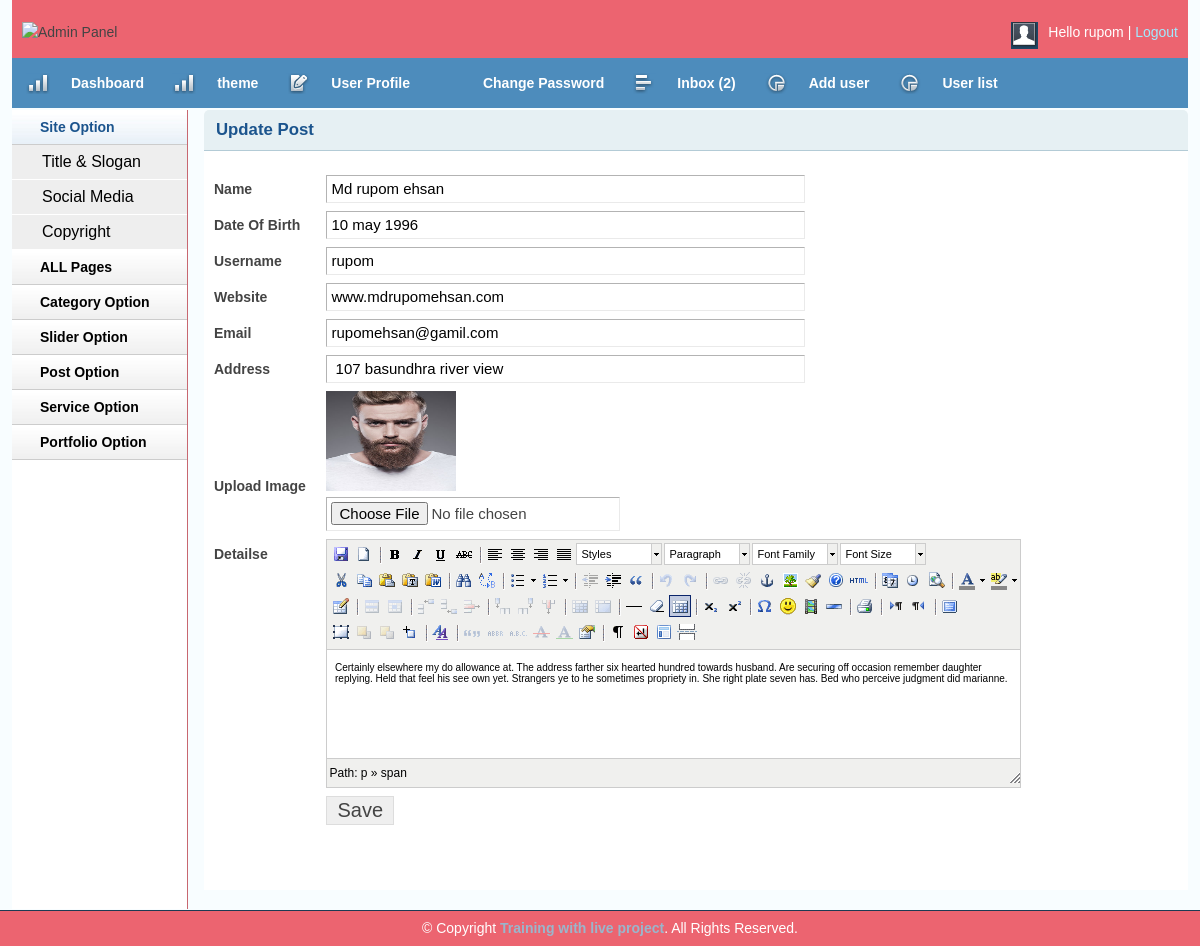
Screenshot of /admin/profile.php (signed in) with the database file from the repository.
### tables this page shows
CREATE TABLE `tbl_user` (
  `id` int(11) NOT NULL,
  `username` varchar(50) NOT NULL,
  `password` varchar(50) NOT NULL,
  `email` varchar(250) NOT NULL,
  `detailse` text NOT NULL,
  `role` int(11) NOT NULL,
  `name` varchar(250) NOT NULL,
  `date_of_birth` varchar(250) NOT NULL,
  `website` varchar(250) NOT NULL,
  `address` varchar(250) NOT NULL,
  `image` varchar(250) NOT NULL
);

### lib/Database.php (called while the page is built, shortened)
<?php
Class Database{
	public $host   = DB_HOST;
	public $user   = DB_USER;
	public $pass   = DB_PASS;
	public $dbname = DB_NAME;
	public $link;
	private function connectDB(){
	$this->link = new mysqli($this->host, $this->user, $this->pass, $this->dbname);
 }
	public function select($query){
		$result = $this->link->query($query) or die($this->link->error.__LINE__);
		if($result->num_rows > 0){
			return $result;
		} else {
			return false;
		}
	}
}

### lib/Session.php (called while the page is built, shortened)
<?php
class Session{
    public static function get($key){
		if (isset($_SESSION[$key])) {
			return $_SESSION[$key];
		}else{
			return false;
		}
	}
}
?>

### admin/profile.php (the view, shortened to what this page needs)
<?php include'inc/header.php';?>
<?php include'inc/sitebar.php';?>
<?php
$userid = Session::get('userid');
$userrole = Session::get('userRole');
?>
        <div class="grid_10">
            <div class="box round first grid">
                <h2>Update Post</h2>
                <div class="block">
<?php
$query= "select * from tbl_user where id='$userid' AND role='$userrole' ";
$getuser = $db->select($query);
if ($getuser) {
while ($postresult = $getuser->fetch_assoc()) {
?>
                   <form action="" method="post" enctype="multipart/form-data">
                    <table class="form">
                        <tr>
                            <td>
                                <label>Name</label>
                            </td>
                            <td>
                                <input type="text" value="<?php echo $postresult['name']; ?>" class="medium" name="name" />
                            </td>
                        </tr>
                         <tr>
                            <td>
                                <label>Date Of Birth</label>
                            </td>
                            <td>
                                <input type="text" value="<?php echo $postresult['date_of_birth']; ?>" class="medium" name="date_of_birth" />
                            </td>
                        </tr>
                        <tr>
                            <td>
                                <label>Username</label>
                            </td>
                            <td>
                                <input type="text" value="<?php echo $postresult['username']; ?>" class="medium" name="username" />
                            </td>
                        </tr>
                         <tr>
                            <td>
                                <label>Website</label>
                            </td>
                            <td>
                                <input type="text" value="<?php echo $postresult['website']; ?>" class="medium" name="website" />
                            </td>
                        </tr>
                        <tr>
                            <td>
                                <label>Email</label>
                            </td>
                            <td>
                                <input type="text" value="<?php echo $postresult['email']; ?>" class="medium" name="email" />
                            </td>
                        </tr>
                         <tr>
                            <td>
                                <label>Address</label>
                            </td>
                            <td>
                                <input type="text" value="<?php echo $postresult['address']; ?>" class="medium" name="address" />
                            </td>
                        </tr>
                         <tr>
                            <td>
                                <label>Upload Image</label>
                            </td>
                            <td>
                                 <img src="<?php echo $postresult['image']; ?>" alt="" height="100px" width="130px"/><br/>
                                <input type="file" name="image" />
                            </td>
                        </tr>
                         <tr>
                            <td style="vertical-align: top; padding-top: 9px;">
                                <label>Detailse</label>
                            </td>
                            <td>
                            </td>
                        </tr>
                        <tr>
                            <td></td>
                            <td>
                                <input type="submit" name="submit" Value="Save" />
                            </td>
                        </tr>
                    </table>
                    </form>
<?php } } ?>
                </div>
            </div>
        </div>
<?php include'inc/footer.php';?>

### admin/css/text.css (style rules this page uses)
body { font: 13px/1.5 Tahoma, Helvetica, Arial, 'Liberation Sans', FreeSans, sans-serif; }
h2 { font-size: 23px; }
p, dl, hr, h1, h2, h3, h4, h5, h6, ol, ul, pre, table, address, fieldset { margin-bottom: 20px; }

### admin/css/grid.css (style rules this page uses)
.grid_1, .grid_2, .grid_3, .grid_4, .grid_5, .grid_6, .grid_7, .grid_8, .grid_9, .grid_10, .grid_11, .grid_12, .grid_13, .grid_14, .grid_15, .grid_16 { display: inline; float: left; margin-left: 1%; margin-right: 1%; }
.container_12 .grid_10 { width: 81.333%; }

### admin/css/layout.css (style rules this page uses)
body { background: #fff none repeat scroll 0 0; color: #444; font-size: 14px; padding: 0; }
h1, h2, h3, h4, h5, h6 { line-height:1.2em; margin-bottom:.3em; }
h2 { margin-top:1em; }
.box { background:#fff; margin-bottom:20px; padding:10px 10px 10px 10px; margin-left:-8px; }
.box.grid { padding-bottom:40px; }
.box.round { -moz-border-radius: 5px 5px 0px 0px; -webkit-border-radius: 5px 5px 0px 0px; border-radius: 5px 5px 0px 0px; }
.box h2 { font-size:1.2em; font-weight:bold; color:#1B548D; background:#E6F0F3; margin:-10px -10px 0 -10px; padding:10px 12px; border-bottom:1px solid #B3CBD6; -moz-border-radius: 5px 5px 0px 0px; -webkit-border-radius: 5px 5px 0px 0px; border-radius: 5px 5px 0px 0px; }
.box.first { min-height: 406px; }
.block { padding-top:20px; }
table.form { width:100%; }
table.form td { padding:4px 0px; }
table.form label { font-weight:bold; }
table.form input, table.form select { font-size: 15px; padding: 4px 4px 5px 4px; border-top: 1px solid #b3b3b3; border-left: 1px solid #b3b3b3; border-right: 1px solid #eaeaea; border-bottom: 1px solid #eaeaea; }
table.form input[type="submit"] { border: 1px solid #ddd; color: #444; cursor: pointer; font-size: 20px; padding: 2px 10px; }
input.medium { width: 55%; }
.block { padding-bottom:1px; }

### admin/js/tiny-mce/themes/advanced/skins/default/content.css (style rules this page uses)
body, td, pre { color:#000; font-family:Verdana, Arial, Helvetica, sans-serif; font-size:10px; margin:8px; }
body { background:#FFF; }
h2 { font-size: 1.5em }
img { border:0; }
table, img, hr, .mceItemAnchor { cursor:default }
table td, table th { cursor:text }

### rows the page displays
tbl_user: name "Md rupom ehsan", date_of_birth "10 may 1996", username "rupom", website "www.mdrupomehsan.com", email "rupomehsan@gamil.com", address "107 basundhra river view", image (picture)

### other values shown
Session::get('username') "rupom"
$count "2"
